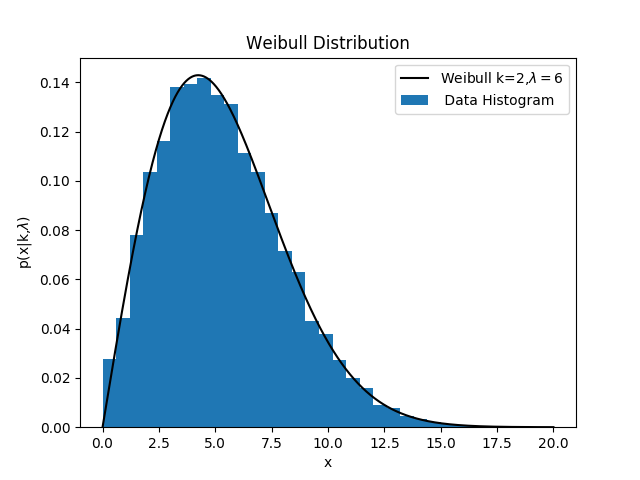

The Python source for this figure:
import numpy as np
from scipy.stats import dweibull
from matplotlib import pyplot as plt
plt.ion()

Weibull = dweibull(2, 0, 6) #k=2, lamda=6
x_axis = np.asarray([i+0.5 for i in range(20)])
y_axis = np.asarray([2.75, 7.80, 11.64, 13.79, 14.20, 13.15, 11.14, 8.72, 6.34, 4.30, 2.73, 1.62, 
	0.91,0.48, 0.24, 0.11, 0.05, 0.02, 0.01, 0.00])*100

y,c=[],0
for i in range(len(y_axis)):
    y = np.concatenate((y,np.linspace(c,c+1,y_axis[i])),axis = 0)
    c+=1
plt.hist(y,bins= 30, normed=True,label=' Data Histogram')

x = np.linspace(0, 20, 10e3)
plt.plot(x, Weibull.pdf(x)*2,'-k',label='Weibull k=2,$ \lambda=6$')
plt.xlabel('x')
plt.ylabel('p(x|k,$\lambda)$')
plt.title('Weibull Distribution')
plt.legend()
plt.show()
